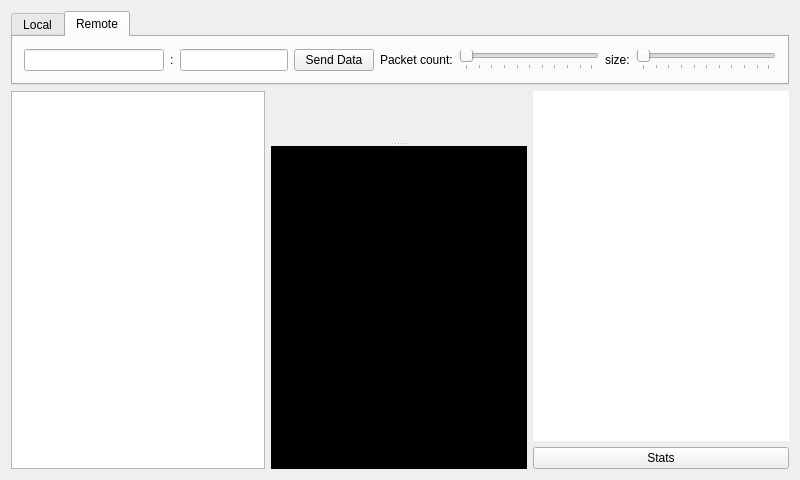
<?xml version="1.0" encoding="UTF-8"?>
<ui version="4.0">
 <class>ServerWindow</class>
 <widget class="QMainWindow" name="ServerWindow">
  <property name="geometry">
   <rect>
    <x>0</x>
    <y>0</y>
    <width>800</width>
    <height>480</height>
   </rect>
  </property>
  <property name="windowTitle">
   <string>OctoMY™ - 8-legged madness!</string>
  </property>
  <widget class="QWidget" name="centralWidget">
   <layout class="QGridLayout" name="gridLayout">
    <item row="0" column="0" colspan="3">
     <widget class="QTabWidget" name="tabWidget">
      <property name="sizePolicy">
       <sizepolicy hsizetype="Expanding" vsizetype="Minimum">
        <horstretch>0</horstretch>
        <verstretch>0</verstretch>
       </sizepolicy>
      </property>
      <property name="currentIndex">
       <number>1</number>
      </property>
      <widget class="QWidget" name="tabLocal">
       <attribute name="title">
        <string>Local</string>
       </attribute>
       <layout class="QHBoxLayout" name="horizontalLayout_2">
        <item>
         <widget class="QComboBox" name="comboBoxIP">
          <property name="sizePolicy">
           <sizepolicy hsizetype="Expanding" vsizetype="Fixed">
            <horstretch>0</horstretch>
            <verstretch>0</verstretch>
           </sizepolicy>
          </property>
         </widget>
        </item>
        <item>
         <widget class="QLabel" name="label_4">
          <property name="text">
           <string>:</string>
          </property>
         </widget>
        </item>
        <item>
         <widget class="TextEntry" name="lineEditLocalPort">
          <property name="sizePolicy">
           <sizepolicy hsizetype="Preferred" vsizetype="Fixed">
            <horstretch>0</horstretch>
            <verstretch>0</verstretch>
           </sizepolicy>
          </property>
          <property name="maxLength">
           <number>6</number>
          </property>
         </widget>
        </item>
        <item>
         <widget class="TryToggle" name="tryToggleListen" native="true">
          <property name="sizePolicy">
           <sizepolicy hsizetype="Minimum" vsizetype="Minimum">
            <horstretch>0</horstretch>
            <verstretch>0</verstretch>
           </sizepolicy>
          </property>
          <property name="minimumSize">
           <size>
            <width>10</width>
            <height>10</height>
           </size>
          </property>
         </widget>
        </item>
        <item>
         <spacer name="horizontalSpacer_2">
          <property name="orientation">
           <enum>Qt::Horizontal</enum>
          </property>
          <property name="sizeHint" stdset="0">
           <size>
            <width>40</width>
            <height>20</height>
           </size>
          </property>
         </spacer>
        </item>
       </layout>
      </widget>
      <widget class="QWidget" name="tabRemote">
       <attribute name="title">
        <string>Remote</string>
       </attribute>
       <layout class="QGridLayout" name="gridLayout_2">
        <item row="1" column="3">
         <widget class="QPushButton" name="pushButtonSendData">
          <property name="enabled">
           <bool>true</bool>
          </property>
          <property name="text">
           <string>Send Data</string>
          </property>
         </widget>
        </item>
        <item row="1" column="5">
         <widget class="QSlider" name="horizontalSliderSendCount">
          <property name="minimum">
           <number>1</number>
          </property>
          <property name="maximum">
           <number>100</number>
          </property>
          <property name="orientation">
           <enum>Qt::Horizontal</enum>
          </property>
          <property name="tickPosition">
           <enum>QSlider::TicksBelow</enum>
          </property>
         </widget>
        </item>
        <item row="1" column="7">
         <widget class="QSlider" name="horizontalSliderSendSize">
          <property name="minimum">
           <number>1</number>
          </property>
          <property name="maximum">
           <number>100</number>
          </property>
          <property name="orientation">
           <enum>Qt::Horizontal</enum>
          </property>
          <property name="tickPosition">
           <enum>QSlider::TicksBelow</enum>
          </property>
         </widget>
        </item>
        <item row="1" column="6">
         <widget class="QLabel" name="label_3">
          <property name="text">
           <string>size:</string>
          </property>
         </widget>
        </item>
        <item row="1" column="0">
         <widget class="TextEntry" name="lineEditRemoteAddress"/>
        </item>
        <item row="1" column="2">
         <widget class="TextEntry" name="lineEditRemotePort">
          <property name="sizePolicy">
           <sizepolicy hsizetype="Preferred" vsizetype="Fixed">
            <horstretch>0</horstretch>
            <verstretch>0</verstretch>
           </sizepolicy>
          </property>
          <property name="maxLength">
           <number>6</number>
          </property>
         </widget>
        </item>
        <item row="1" column="4">
         <widget class="QLabel" name="label_2">
          <property name="text">
           <string>Packet count:</string>
          </property>
         </widget>
        </item>
        <item row="1" column="1">
         <widget class="QLabel" name="label">
          <property name="text">
           <string>:</string>
          </property>
         </widget>
        </item>
       </layout>
      </widget>
     </widget>
    </item>
    <item row="1" column="2">
     <widget class="QPlainTextEdit" name="plainTextEditSummary">
      <property name="sizePolicy">
       <sizepolicy hsizetype="Minimum" vsizetype="Expanding">
        <horstretch>0</horstretch>
        <verstretch>0</verstretch>
       </sizepolicy>
      </property>
      <property name="autoFillBackground">
       <bool>false</bool>
      </property>
      <property name="frameShape">
       <enum>QFrame::NoFrame</enum>
      </property>
      <property name="frameShadow">
       <enum>QFrame::Plain</enum>
      </property>
      <property name="lineWidth">
       <number>0</number>
      </property>
      <property name="readOnly">
       <bool>true</bool>
      </property>
      <property name="backgroundVisible">
       <bool>false</bool>
      </property>
     </widget>
    </item>
    <item row="2" column="2">
     <widget class="QPushButton" name="pushButtonShowStats">
      <property name="text">
       <string>Stats</string>
      </property>
     </widget>
    </item>
    <item row="1" column="1" rowspan="2">
     <widget class="QSplitter" name="splitter">
      <property name="orientation">
       <enum>Qt::Vertical</enum>
      </property>
      <widget class="qmapcontrol::MapControl" name="widgetMap" native="true">
       <property name="sizePolicy">
        <sizepolicy hsizetype="Minimum" vsizetype="Expanding">
         <horstretch>0</horstretch>
         <verstretch>0</verstretch>
        </sizepolicy>
       </property>
      </widget>
      <widget class="QPlainTextEdit" name="logScroll">
       <property name="sizePolicy">
        <sizepolicy hsizetype="Minimum" vsizetype="Expanding">
         <horstretch>0</horstretch>
         <verstretch>0</verstretch>
        </sizepolicy>
       </property>
       <property name="palette">
        <palette>
         <active>
          <colorrole role="WindowText">
           <brush brushstyle="SolidPattern">
            <color alpha="255">
             <red>119</red>
             <green>255</green>
             <blue>243</blue>
            </color>
           </brush>
          </colorrole>
          <colorrole role="Button">
           <brush brushstyle="SolidPattern">
            <color alpha="255">
             <red>0</red>
             <green>0</green>
             <blue>0</blue>
            </color>
           </brush>
          </colorrole>
          <colorrole role="Light">
           <brush brushstyle="SolidPattern">
            <color alpha="255">
             <red>0</red>
             <green>0</green>
             <blue>0</blue>
            </color>
           </brush>
          </colorrole>
          <colorrole role="Midlight">
           <brush brushstyle="SolidPattern">
            <color alpha="255">
             <red>0</red>
             <green>0</green>
             <blue>0</blue>
            </color>
           </brush>
          </colorrole>
          <colorrole role="Dark">
           <brush brushstyle="SolidPattern">
            <color alpha="255">
             <red>0</red>
             <green>0</green>
             <blue>0</blue>
            </color>
           </brush>
          </colorrole>
          <colorrole role="Mid">
           <brush brushstyle="SolidPattern">
            <color alpha="255">
             <red>0</red>
             <green>0</green>
             <blue>0</blue>
            </color>
           </brush>
          </colorrole>
          <colorrole role="Text">
           <brush brushstyle="SolidPattern">
            <color alpha="255">
             <red>119</red>
             <green>254</green>
             <blue>242</blue>
            </color>
           </brush>
          </colorrole>
          <colorrole role="BrightText">
           <brush brushstyle="SolidPattern">
            <color alpha="255">
             <red>119</red>
             <green>254</green>
             <blue>242</blue>
            </color>
           </brush>
          </colorrole>
          <colorrole role="ButtonText">
           <brush brushstyle="SolidPattern">
            <color alpha="255">
             <red>255</red>
             <green>255</green>
             <blue>255</blue>
            </color>
           </brush>
          </colorrole>
          <colorrole role="Base">
           <brush brushstyle="SolidPattern">
            <color alpha="255">
             <red>0</red>
             <green>0</green>
             <blue>0</blue>
            </color>
           </brush>
          </colorrole>
          <colorrole role="Window">
           <brush brushstyle="SolidPattern">
            <color alpha="255">
             <red>0</red>
             <green>0</green>
             <blue>0</blue>
            </color>
           </brush>
          </colorrole>
          <colorrole role="Shadow">
           <brush brushstyle="SolidPattern">
            <color alpha="255">
             <red>0</red>
             <green>0</green>
             <blue>0</blue>
            </color>
           </brush>
          </colorrole>
          <colorrole role="AlternateBase">
           <brush brushstyle="SolidPattern">
            <color alpha="255">
             <red>0</red>
             <green>0</green>
             <blue>0</blue>
            </color>
           </brush>
          </colorrole>
          <colorrole role="ToolTipBase">
           <brush brushstyle="SolidPattern">
            <color alpha="255">
             <red>255</red>
             <green>255</green>
             <blue>220</blue>
            </color>
           </brush>
          </colorrole>
          <colorrole role="ToolTipText">
           <brush brushstyle="SolidPattern">
            <color alpha="255">
             <red>0</red>
             <green>0</green>
             <blue>0</blue>
            </color>
           </brush>
          </colorrole>
         </active>
         <inactive>
          <colorrole role="WindowText">
           <brush brushstyle="SolidPattern">
            <color alpha="255">
             <red>119</red>
             <green>255</green>
             <blue>243</blue>
            </color>
           </brush>
          </colorrole>
          <colorrole role="Button">
           <brush brushstyle="SolidPattern">
            <color alpha="255">
             <red>0</red>
             <green>0</green>
             <blue>0</blue>
            </color>
           </brush>
          </colorrole>
          <colorrole role="Light">
           <brush brushstyle="SolidPattern">
            <color alpha="255">
             <red>0</red>
             <green>0</green>
             <blue>0</blue>
            </color>
           </brush>
          </colorrole>
          <colorrole role="Midlight">
           <brush brushstyle="SolidPattern">
            <color alpha="255">
             <red>0</red>
             <green>0</green>
             <blue>0</blue>
            </color>
           </brush>
          </colorrole>
          <colorrole role="Dark">
           <brush brushstyle="SolidPattern">
            <color alpha="255">
             <red>0</red>
             <green>0</green>
             <blue>0</blue>
            </color>
           </brush>
          </colorrole>
          <colorrole role="Mid">
           <brush brushstyle="SolidPattern">
            <color alpha="255">
             <red>0</red>
             <green>0</green>
             <blue>0</blue>
            </color>
           </brush>
          </colorrole>
          <colorrole role="Text">
           <brush brushstyle="SolidPattern">
            <color alpha="255">
             <red>119</red>
             <green>254</green>
             <blue>242</blue>
            </color>
           </brush>
          </colorrole>
          <colorrole role="BrightText">
           <brush brushstyle="SolidPattern">
            <color alpha="255">
             <red>119</red>
             <green>254</green>
             <blue>242</blue>
            </color>
           </brush>
          </colorrole>
          <colorrole role="ButtonText">
           <brush brushstyle="SolidPattern">
            <color alpha="255">
             <red>255</red>
             <green>255</green>
             <blue>255</blue>
            </color>
           </brush>
          </colorrole>
          <colorrole role="Base">
           <brush brushstyle="SolidPattern">
            <color alpha="255">
             <red>0</red>
             <green>0</green>
             <blue>0</blue>
            </color>
           </brush>
          </colorrole>
          <colorrole role="Window">
           <brush brushstyle="SolidPattern">
            <color alpha="255">
             <red>0</red>
             <green>0</green>
             <blue>0</blue>
            </color>
           </brush>
          </colorrole>
          <colorrole role="Shadow">
           <brush brushstyle="SolidPattern">
            <color alpha="255">
             <red>0</red>
             <green>0</green>
             <blue>0</blue>
            </color>
           </brush>
          </colorrole>
          <colorrole role="AlternateBase">
           <brush brushstyle="SolidPattern">
            <color alpha="255">
             <red>0</red>
             <green>0</green>
             <blue>0</blue>
            </color>
           </brush>
          </colorrole>
          <colorrole role="ToolTipBase">
           <brush brushstyle="SolidPattern">
            <color alpha="255">
             <red>255</red>
             <green>255</green>
             <blue>220</blue>
            </color>
           </brush>
          </colorrole>
          <colorrole role="ToolTipText">
           <brush brushstyle="SolidPattern">
            <color alpha="255">
             <red>0</red>
             <green>0</green>
             <blue>0</blue>
            </color>
           </brush>
          </colorrole>
         </inactive>
         <disabled>
          <colorrole role="WindowText">
           <brush brushstyle="SolidPattern">
            <color alpha="255">
             <red>0</red>
             <green>0</green>
             <blue>0</blue>
            </color>
           </brush>
          </colorrole>
          <colorrole role="Button">
           <brush brushstyle="SolidPattern">
            <color alpha="255">
             <red>0</red>
             <green>0</green>
             <blue>0</blue>
            </color>
           </brush>
          </colorrole>
          <colorrole role="Light">
           <brush brushstyle="SolidPattern">
            <color alpha="255">
             <red>0</red>
             <green>0</green>
             <blue>0</blue>
            </color>
           </brush>
          </colorrole>
          <colorrole role="Midlight">
           <brush brushstyle="SolidPattern">
            <color alpha="255">
             <red>0</red>
             <green>0</green>
             <blue>0</blue>
            </color>
           </brush>
          </colorrole>
          <colorrole role="Dark">
           <brush brushstyle="SolidPattern">
            <color alpha="255">
             <red>0</red>
             <green>0</green>
             <blue>0</blue>
            </color>
           </brush>
          </colorrole>
          <colorrole role="Mid">
           <brush brushstyle="SolidPattern">
            <color alpha="255">
             <red>0</red>
             <green>0</green>
             <blue>0</blue>
            </color>
           </brush>
          </colorrole>
          <colorrole role="Text">
           <brush brushstyle="SolidPattern">
            <color alpha="255">
             <red>0</red>
             <green>0</green>
             <blue>0</blue>
            </color>
           </brush>
          </colorrole>
          <colorrole role="BrightText">
           <brush brushstyle="SolidPattern">
            <color alpha="255">
             <red>119</red>
             <green>254</green>
             <blue>242</blue>
            </color>
           </brush>
          </colorrole>
          <colorrole role="ButtonText">
           <brush brushstyle="SolidPattern">
            <color alpha="255">
             <red>0</red>
             <green>0</green>
             <blue>0</blue>
            </color>
           </brush>
          </colorrole>
          <colorrole role="Base">
           <brush brushstyle="SolidPattern">
            <color alpha="255">
             <red>0</red>
             <green>0</green>
             <blue>0</blue>
            </color>
           </brush>
          </colorrole>
          <colorrole role="Window">
           <brush brushstyle="SolidPattern">
            <color alpha="255">
             <red>0</red>
             <green>0</green>
             <blue>0</blue>
            </color>
           </brush>
          </colorrole>
          <colorrole role="Shadow">
           <brush brushstyle="SolidPattern">
            <color alpha="255">
             <red>0</red>
             <green>0</green>
             <blue>0</blue>
            </color>
           </brush>
          </colorrole>
          <colorrole role="AlternateBase">
           <brush brushstyle="SolidPattern">
            <color alpha="255">
             <red>0</red>
             <green>0</green>
             <blue>0</blue>
            </color>
           </brush>
          </colorrole>
          <colorrole role="ToolTipBase">
           <brush brushstyle="SolidPattern">
            <color alpha="255">
             <red>255</red>
             <green>255</green>
             <blue>220</blue>
            </color>
           </brush>
          </colorrole>
          <colorrole role="ToolTipText">
           <brush brushstyle="SolidPattern">
            <color alpha="255">
             <red>0</red>
             <green>0</green>
             <blue>0</blue>
            </color>
           </brush>
          </colorrole>
         </disabled>
        </palette>
       </property>
       <property name="undoRedoEnabled">
        <bool>false</bool>
       </property>
       <property name="lineWrapMode">
        <enum>QPlainTextEdit::NoWrap</enum>
       </property>
       <property name="readOnly">
        <bool>true</bool>
       </property>
       <property name="plainText">
        <string/>
       </property>
       <property name="backgroundVisible">
        <bool>true</bool>
       </property>
      </widget>
     </widget>
    </item>
    <item row="1" column="0" rowspan="2">
     <widget class="QListView" name="listViewClients">
      <property name="sizePolicy">
       <sizepolicy hsizetype="Expanding" vsizetype="Expanding">
        <horstretch>0</horstretch>
        <verstretch>0</verstretch>
       </sizepolicy>
      </property>
     </widget>
    </item>
   </layout>
  </widget>
 </widget>
 <layoutdefault spacing="6" margin="11"/>
 <customwidgets>
  <customwidget>
   <class>TryToggle</class>
   <extends>QWidget</extends>
   <header>widgets/TryToggle.hpp</header>
   <container>1</container>
  </customwidget>
  <customwidget>
   <class>TextEntry</class>
   <extends>QLineEdit</extends>
   <header>widgets/TextEntry.hpp</header>
  </customwidget>
  <customwidget>
   <class>qmapcontrol::MapControl</class>
   <extends>QWidget</extends>
   <header>map/mapcontrol.h</header>
   <container>1</container>
  </customwidget>
 </customwidgets>
 <resources/>
 <connections/>
</ui>
